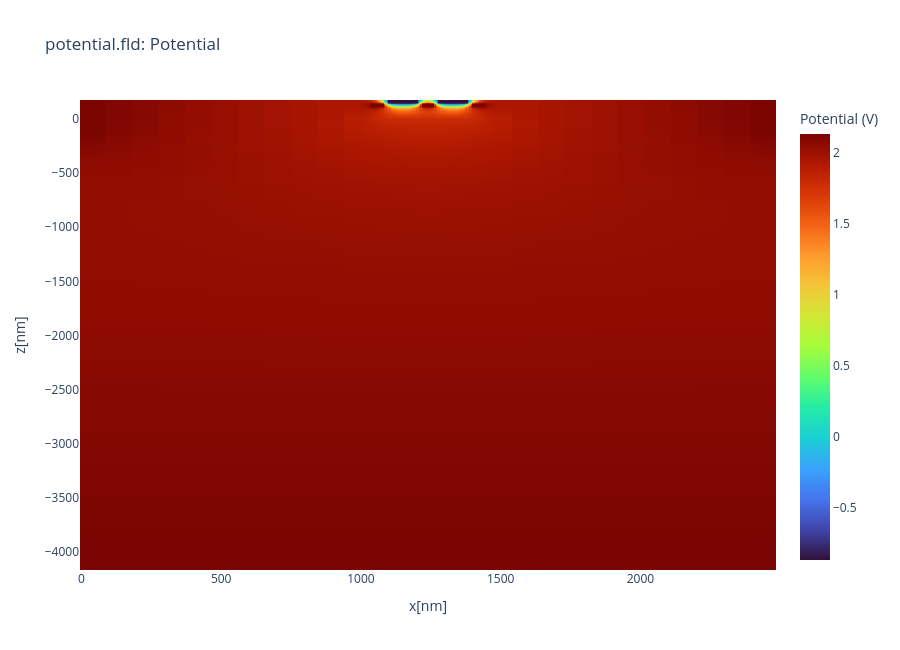
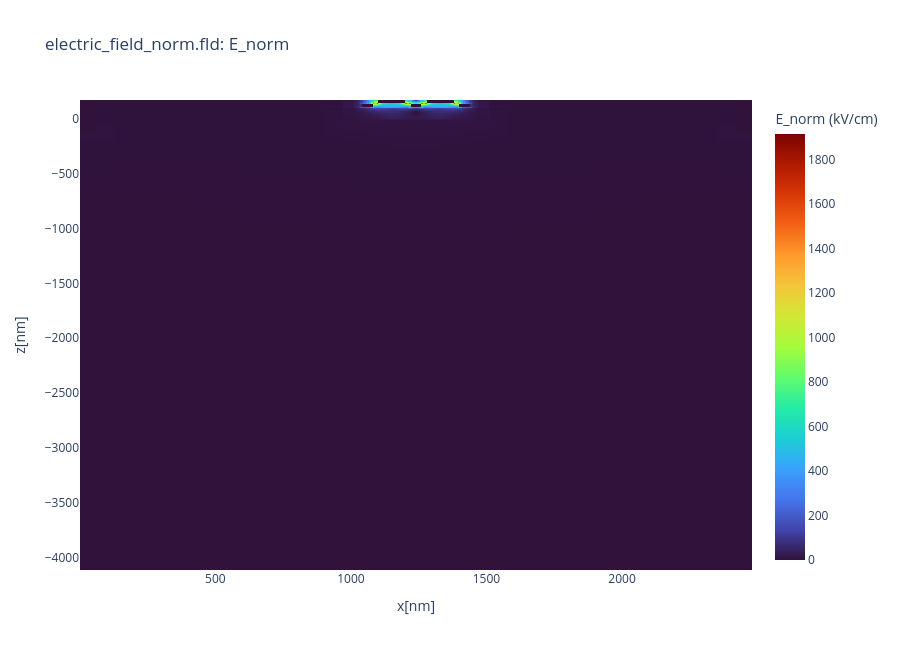
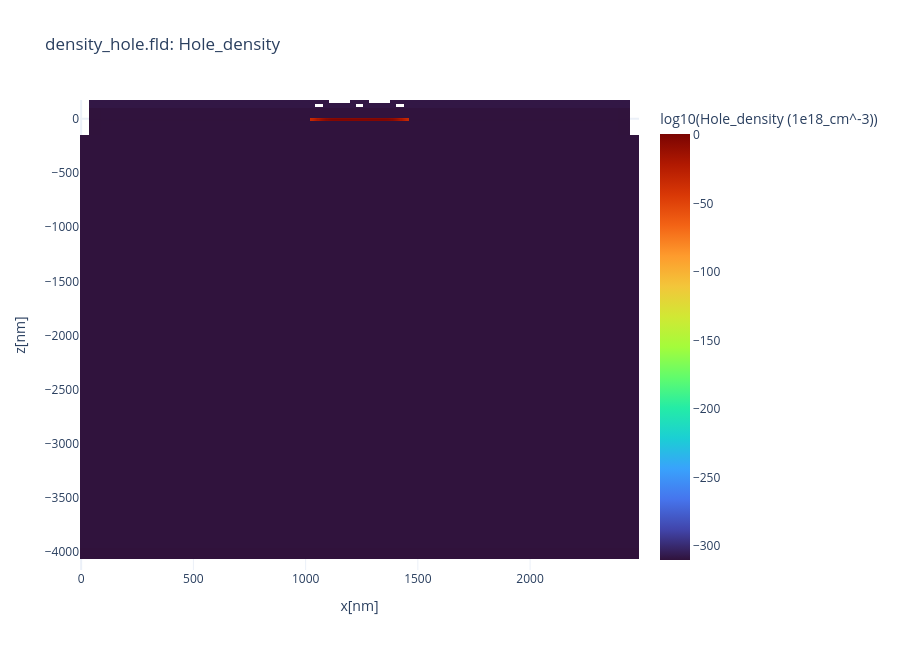

Here is the notebook cell these charts were saved with, in order:
### Code cell
nnt.plot_bias_plane(RUN_ROOT, 'potential', interactive=True)
plt.show()

nnt.plot_bias_plane(RUN_ROOT, 'electric_field_norm', interactive=True)
plt.show()

nnt.plot_bias_plane(RUN_ROOT, 'density_hole', interactive=True, log10=True)
plt.show()

nnt.plot_bias_plane(RUN_ROOT, 'density_electron', interactive=True, log10=True)
plt.show()
